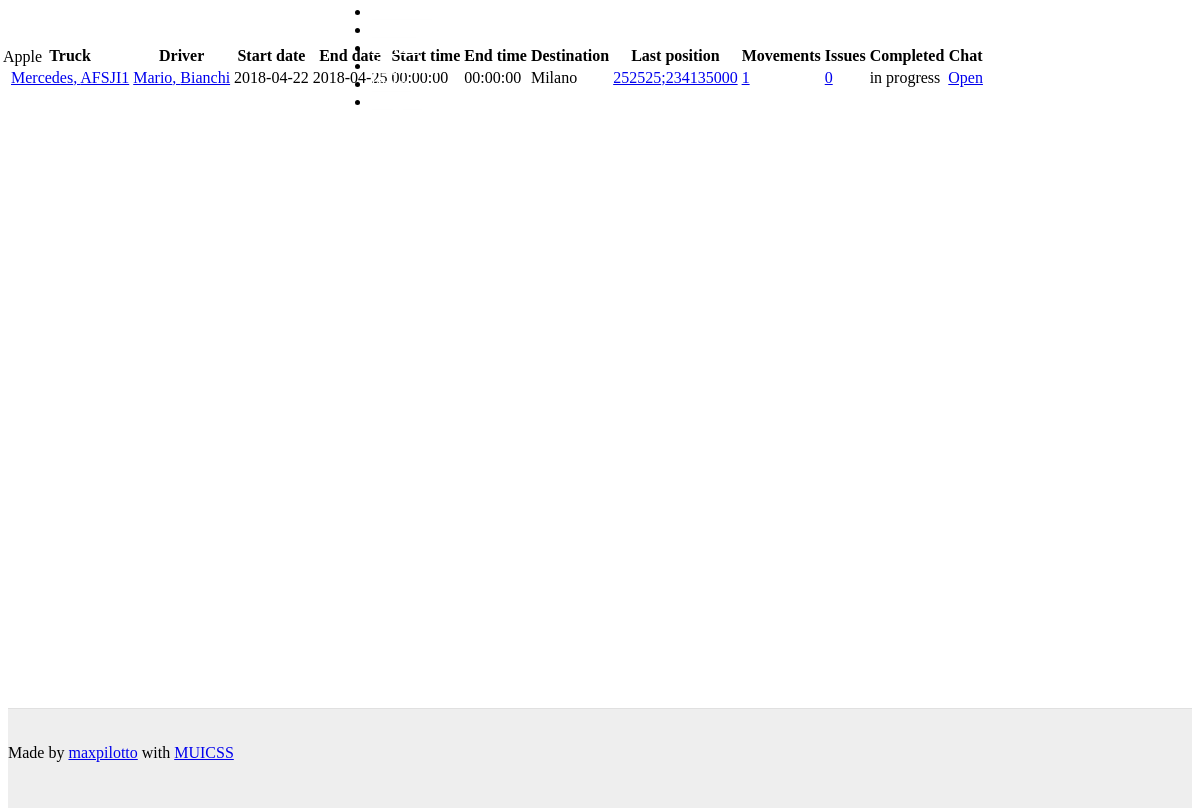
Screenshot of /site/shipments.php (signed in) with the database file from the repository.
### tables this page shows
CREATE TABLE `shipments` (
  `id` int(11) NOT NULL,
  `truck` int(11) DEFAULT NULL,
  `driver` int(11) DEFAULT NULL,
  `startDate` date DEFAULT NULL,
  `endDate` date DEFAULT NULL COMMENT 'This is not the actual end date but an estimated date',
  `startTime` time NOT NULL,
  `endTime` time NOT NULL COMMENT 'This is not the actual end time but an estimated time',
  `destination` varchar(20) DEFAULT NULL,
  `company` int(11) DEFAULT NULL,
  `status` int(11) DEFAULT '4' COMMENT 'This is set by the operator'
);

CREATE TABLE `trucks` (
  `id` int(11) NOT NULL,
  `brand` varchar(20) DEFAULT NULL,
  `model` varchar(20) DEFAULT NULL,
  `containerSize` int(11) DEFAULT NULL,
  `licensePlate` varchar(20) DEFAULT NULL,
  `company` int(11) DEFAULT NULL
);

CREATE TABLE `drivers` (
  `id` int(11) NOT NULL,
  `name` varchar(30) DEFAULT NULL,
  `surname` varchar(30) DEFAULT NULL,
  `company` int(11) DEFAULT NULL,
  `account` int(11) DEFAULT NULL
);

CREATE TABLE `movements` (
  `id` int(11) NOT NULL,
  `movDate` date DEFAULT NULL,
  `movTime` time NOT NULL,
  `latitude` float DEFAULT NULL,
  `longitude` float DEFAULT NULL,
  `speed` float DEFAULT NULL,
  `shipment` int(11) DEFAULT NULL
);

CREATE TABLE `shipmentstatuses` (
  `id` int(11) NOT NULL,
  `name` varchar(20) DEFAULT NULL,
  `description` varchar(100) DEFAULT NULL
);

### site/shipments.php (the view, shortened to what this page needs)
<html>
<?php
	echo file_get_contents("defaultHead.html");
	include_once("connection.php");
?>
<body>
	<?php
		include("defaultHeader.php");
	?>
    <div id="content-wrapper" class="mui--text-center">
        <br />
        <br />
        <div class="mui-container">
			<?php
				$result = mysqli_query($conn,"SELECT * FROM shipments WHERE company = $_SESSION[company]");
				echo "
				<table class='mui-table mui-table--bordered'>
					<thead>
						<tr>
							<th>Truck</th>
							<th>Driver</th>
							<th>Start date</th>
							<th>End date</th>
							<th>Start time</th>
							<th>End time</th>
							<th>Destination</th>
							<th>Last position</th>
							<th>Movements</th>
							<th>Issues</th>
							<th>Completed</th>
							<th>Chat</th>
						</tr>
					</thead>
					<tbody>";
				foreach ($result as $row){
					$driver = mysqli_fetch_assoc(mysqli_query($conn,"SELECT * FROM drivers WHERE id = $row[driver]"));
					$truck = mysqli_fetch_assoc(mysqli_query($conn,"SELECT * FROM trucks WHERE id = $row[truck]"));
					$movements = mysqli_query($conn,"SELECT * FROM movements WHERE shipment = $row[id] ORDER BY movDate DESC");
					$issues = mysqli_query($conn,"SELECT * FROM issues WHERE shipment = $row[id]");
					$lastMovement = mysqli_fetch_assoc($movements);
					$lastPosition = "<a href='https://maps.google.com/?q=$lastMovement[latitude],$lastMovement[longitude]'>$lastMovement[latitude];$lastMovement[longitude]</a>";
					$status = mysqli_fetch_assoc(mysqli_query($conn,"SELECT * FROM shipmentstatuses WHERE id = $row[status]"));
					echo "<tr>";
					echo "<td><a href='trucks.php?id=$truck[id]'>$truck[brand], $truck[model]</a></td>";
					echo "<td><a href='drivers.php?id=$driver[id]'>$driver[name], $driver[surname]</a></td>";
					echo "<td>$row[startDate]</td>";
					echo "<td>$row[endDate]</td>";
					echo "<td>$row[startTime]</td>";
					echo "<td>$row[endTime]</td>";
					echo "<td>$row[destination]</td>";
					echo "<td>".$lastPosition."</td>";
					echo "<td><a href='movements.php?id=$row[id]'>".mysqli_num_rows($movements)."</a></td>";
					echo "<td><a href='issues.php?id=$row[id]'>".mysqli_num_rows($issues)."</a></td>";
					echo "<td>$status[name]</td>";
					if ($row["status"] != "1"){
						echo "<td><a href='chat.php?id=$row[id]'>Open</a></td>";
					}else{
						echo "<td>Closed</td>";
					}
					echo "</tr>";
				}
				echo "</tbody>
            		</table>";
			?>
        </div>
    </div>
	<?php
		echo file_get_contents("defaultFooter.html");
	?>
</body>
</html>

### rows the page displays
shipments: truck.brand "Mercedes", truck.model "AFSJI1", driver.name "Mario", driver.surname "Bianchi", startDate "2018-04-22", endDate "2018-04-25", startTime "00:00:00", endTime "00:00:00", destination "Milano", movements.latitude "252525", movements.longitude "234135000", mysqli_num_rows($movements) "1", mysqli_num_rows($issues) "0", status.name "in progress"

### other values shown
$_SESSION[companyName] "Apple"
file_get_contents("defaultFooter.html") "Made by maxpilotto with MUICSS"
